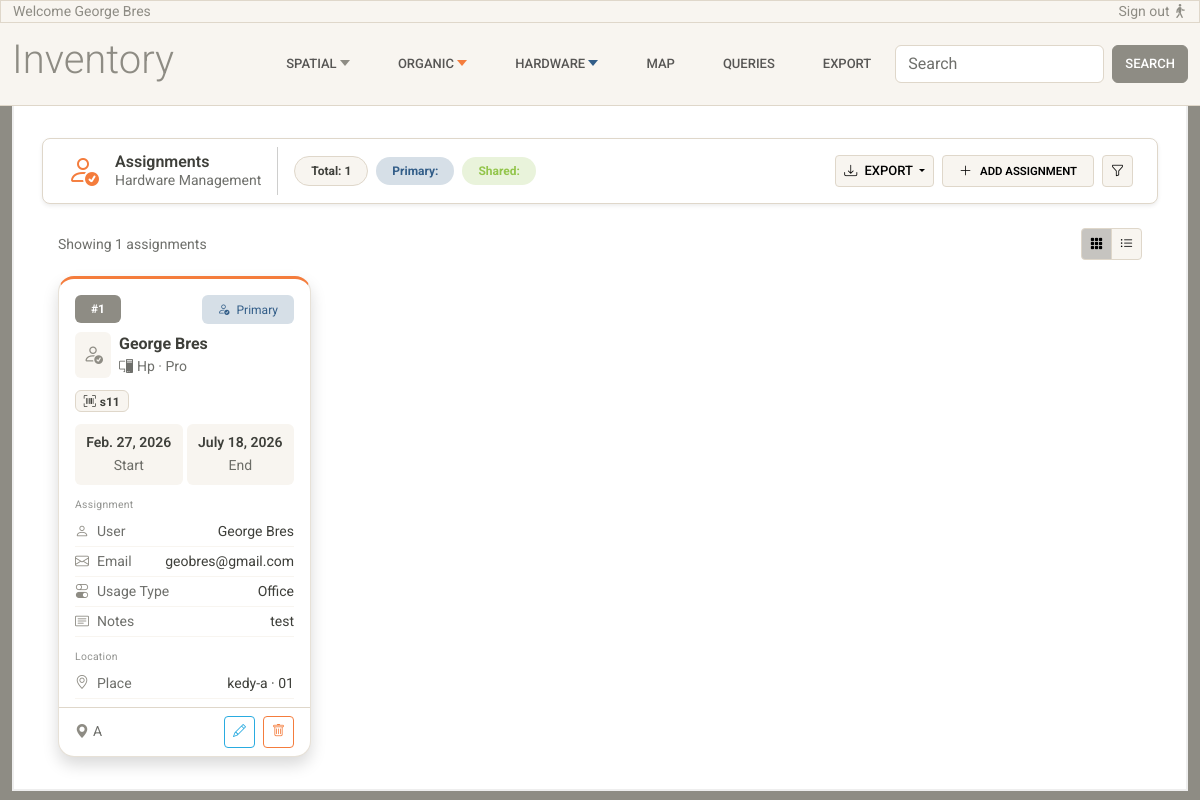
/assignments/, run on the app's committed database.
### inventory/models.py (models this page shows, shortened)
class Assignment(models.Model):
    ASSIGNMENT_TYPE_CHOICES = [
        ("primary", "Primary"),
        ("shared", "Shared"),
        ("temporary", "Temporary"),
    ]
    user = models.ForeignKey(User, on_delete=models.RESTRICT)
    device = models.ForeignKey(Device, on_delete=models.RESTRICT, related_name="assignments")
    assignment_date = models.DateField()
    end_date = models.DateField(blank=True, null=True)
    assignment_type = models.CharField(
        max_length=20,
        choices=ASSIGNMENT_TYPE_CHOICES,
        default="primary"
    )
    notes = models.TextField(blank=True, null=True)

class LifeCycle(models.Model):
    is_active = models.BooleanField(default=True)
    valid_from = models.DateField(default=timezone.now)
    valid_to = models.DateField(null=True, blank=True)
    class Meta:
        abstract = True

class User(LifeCycle):
    STATUS_CHOICES = [
        ("active", "Active"),
        ("retired", "Retired"),
        ("transferred", "Transferred"),
    ]
    name = models.CharField(max_length=200)
    surname = models.CharField(max_length=200)
    email = models.EmailField(unique=True)
    phone = models.CharField(max_length=20, blank=True, null=True)
    general_directorate = models.ForeignKey(
        GeneralDirectorate,
        on_delete=models.RESTRICT
    )
    directorate = models.ForeignKey(
        Directorate,
        null=True,
        blank=True,
        on_delete=models.RESTRICT
    )
    department = models.ForeignKey(
        Department,
        null=True,
        blank=True,
        on_delete=models.RESTRICT
    )
    office = models.ForeignKey(
        Office,
        null=True,
        blank=True,
        on_delete=models.RESTRICT
    )
    status = models.CharField(
        max_length=20,
        choices=STATUS_CHOICES,
        default="active"
    )

class Device(LifeCycle):
    USAGE_TYPE_CHOICES = [
        ("office", "Office"),
        ("laboratory", "Laboratory"),
        ("warehouse", "Warehouse"),
    ]
    brand = models.CharField(max_length=100)
    model = models.CharField(max_length=100, blank=True, null=True)
    serial = models.CharField(max_length=100, unique=True)
    registration_code = models.CharField(
        max_length=100,
        unique=True,
        blank=True,
        null=True
    )
    ip_address = models.CharField(max_length=100, blank=True, null=True, unique=True)
    mac_address = models.CharField(max_length=50, blank=True, null=True, unique=True)
    usage_type = models.CharField(max_length=20, choices=USAGE_TYPE_CHOICES)
    space = models.ForeignKey(
        Space,
        null=True,
        blank=True,
        on_delete=models.RESTRICT,
        related_name="devices",
        help_text="Space where this device is located (για κανονικά γραφεία/δωμάτια)"
    )
    common_area = models.ForeignKey(
        "CommonArea",
        null=True,
        blank=True,
        on_delete=models.RESTRICT,
        related_name="devices",
        help_text="Common area where this device is located (για διαδρόμους/κοινόχρηστους χώρους)"
    )
    socket = models.ForeignKey(
        Socket,
        null=True,
        blank=True,
        on_delete=models.SET_NULL,
        related_name="devices",
        help_text="Socket this device is plugged into (optional)"
    )
    class Meta:
        verbose_name = "Device"
        verbose_name_plural = "Devices"

class Space(LifeCycle):
    room = models.ForeignKey(
        Room,
        on_delete=models.RESTRICT,
        related_name="spaces"
    )
    name = models.CharField(max_length=100)
    position_index = models.PositiveIntegerField()
    objects = SpaceManager()
    class Meta:
        ordering = ["position_index"]
        unique_together = (
            ("room", "position_index"),
        )
        constraints = [
            models.UniqueConstraint(
                Lower("name"), "room",
                name="unique_space_name_per_room_ci"
            )
        ]
    @property
    def building(self):
        return self.room.floor.building
    def __str__(self):
        return f"{self.name}"

class Room(LifeCycle):
    floor = models.ForeignKey(
        Floor,
        on_delete=models.RESTRICT,
        related_name="rooms"
    )
    room_code = models.CharField(max_length=50)
    objects = RoomManager()
    class Meta:
        unique_together = ("floor", "room_code")
    def __str__(self):
        return self.room_code

class Floor(LifeCycle):
    building = models.ForeignKey(
        Building,
        on_delete=models.RESTRICT,
        related_name="floors"
    )
    floor_number = models.IntegerField()
    class Meta:
        unique_together = ("building", "floor_number")
        constraints = [
            models.CheckConstraint(
                condition=models.Q(floor_number__gte=-2),
                name="floor_number_min_minus_2",
                violation_error_message="Ο αριθμός ορόφου δεν μπορεί να είναι μικρότερος του -2."
            )
        ]

class Building(LifeCycle):
    area = models.ForeignKey(
        Area,
        on_delete=models.RESTRICT,
        related_name="buildings"
    )
    name = models.CharField(max_length=150)
    address = models.CharField(max_length=250, blank=True, null=True)
    def __str__(self):
        return self.name

### inventory/views.py (the view)
# urls.py: path('assignments/', views.assignments_list, name='assignments-list'),
def assignments_list(request):
    assignments = Assignment.objects.select_related(
        'user',
        'device__space__room__floor__building__area__city',
        'device__common_area',
    )
    return render(request, 'inventory/assignments-list.html', {'assignments': assignments})

### inventory/templates/inventory/assignments-list.html (shortened to what this page needs)
{% extends 'inventory/base.html' %}
{% load static %}
{% block content %}
<div class="container-fluid">
  <nav class="navbar bg-white border shadow-sm sticky-top px-4 mb-4 rounded-3 z-1">
    <div class="d-flex align-items-center gap-3">
      <i class="bi bi-person-check text-warning fs-2"></i>
      <div class="d-flex flex-column lh-sm">
        <span class="fw-semibold text-dark">Assignments</span>
        <span class="text-muted small">Hardware Management</span>
      </div>
      <div class="d-flex align-items-center gap-2">
        <span class="badge bg-light text-dark border rounded-5 px-3 py-2">Total: {{ assignments|length }}</span>
        <span class="badge bg-primary-subtle text-primary rounded-5 px-3 py-2">Primary: {{ primary_count }}</span>
        <span class="badge bg-success-subtle text-success rounded-5 px-3 py-2">Shared: {{ shared_count }}</span>
      </div>
    </div>
    <div class="d-flex align-items-center gap-2 ms-auto">
      <div class="dropdown">
        <button class="btn btn-sm btn-light border dropdown-toggle" data-bs-toggle="dropdown">
          <i class="bi bi-download me-1"></i> Export
        </button>
      </div>
      <a href="#" class="btn btn-sm btn-light border d-flex align-items-center gap-2 px-3">
        <i class="bi bi-plus-lg"></i>
        <span class="small fw-semibold">Add Assignment</span>
      </a>
      <button class="btn btn-sm btn-light border">
        <i class="bi bi-funnel"></i>
      </button>
    </div>
  </nav>
  <div class="d-flex justify-content-between align-items-center px-3 mb-3">
    <span class="text-muted small">Showing {{ assignments|length }} assignments</span>
    <div class="btn-group btn-group-sm">
      <button class="btn btn-light border active"><i class="bi bi-grid-3x3-gap-fill"></i></button>
      <button class="btn btn-light border"><i class="bi bi-list-ul"></i></button>
    </div>
  </div>
  <div class="px-3">
    <div class="row g-4" data-masonry='{"percentPosition": true, "horizontalOrder": true}'>
      {% for assignment in assignments %}
      <div class="col-12 col-sm-6 col-md-4 col-lg-3">
        <div class="card h-100 shadow rounded-4 overflow-hidden card-hover card-organic">
          <div class="card-header bg-transparent border-0 pt-3 pb-1 px-3">
            <div class="d-flex justify-content-between align-items-center mb-2">
              <span class="badge bg-secondary rounded-2 px-3 py-2">#{{ forloop.counter|stringformat:"d" }}</span>
              <span class="badge {% if assignment.assignment_type == 'primary' %}bg-primary-subtle text-primary{% elif assignment.assignment_type == 'shared' %}bg-success-subtle text-success{% else %}bg-warning-subtle text-warning{% endif %} px-3 py-2 rounded-2 fw-normal">
                <i class="bi {% if assignment.assignment_type == 'primary' %}bi-person-check{% elif assignment.assignment_type == 'shared' %}bi-people{% else %}bi-person-dash{% endif %} me-1"></i>
                {{ assignment.assignment_type|capfirst }}
              </span>
            </div>
            <div class="d-flex align-items-center gap-2">
              <div class="bg-light rounded-2 p-2">
                <i class="bi bi-person-check text-secondary fs-5"></i>
              </div>
              <div>
                <span class="fw-bold text-dark">{{ assignment.user.name|capfirst }} {{ assignment.user.surname|capfirst }}</span>
                <span class="text-muted small d-block"><i class="bi bi-pc-display me-1"></i>{{ assignment.device.brand|capfirst }} · {{ assignment.device.model|capfirst }}</span>
              </div>
            </div>
          </div>
          <div class="px-3 pt-2 pb-1">
            <div class="d-flex flex-wrap gap-2">
              <span class="badge bg-light text-dark border"><i class="bi bi-upc-scan me-1"></i>{{ assignment.device.serial }}</span>
            </div>
          </div>
          <div class="card-body pt-2 pb-2 px-3">
            <div class="row g-1">
              <div class="col-6">
                <div class="bg-light rounded p-2 text-center">
                  <span class="fw-semibold small d-block">{{ assignment.assignment_date }}</span>
                  <span class="text-muted small">Start</span>
                </div>
              </div>
              <div class="col-6">
                <div class="bg-light rounded p-2 text-center">
                  <span class="fw-semibold small d-block">{{ assignment.end_date|default:"—" }}</span>
                  <span class="text-muted small">End</span>
                </div>
              </div>
            </div>
          </div>
          <div class="px-3 pt-1 pb-2">
            <span class="text-muted opacity-75 section-label d-block mb-1">Assignment</span>
            <div class="d-flex align-items-center gap-2 py-1 border-bottom border-light">
              <i class="bi bi-person text-secondary small"></i>
              <div class="d-flex justify-content-between w-100">
                <span class="text-muted small">User</span>
                <span class="text-dark small">{{ assignment.user.name|capfirst }} {{ assignment.user.surname|capfirst }}</span>
              </div>
            </div>
            <div class="d-flex align-items-center gap-2 py-1 border-bottom border-light">
              <i class="bi bi-envelope text-secondary small"></i>
              <div class="d-flex justify-content-between w-100">
                <span class="text-muted small">Email</span>
                <span class="text-dark small">{{ assignment.user.email }}</span>
              </div>
            </div>
            <div class="d-flex align-items-center gap-2 py-1 border-bottom border-light">
              <i class="bi bi-toggles text-secondary small"></i>
              <div class="d-flex justify-content-between w-100">
                <span class="text-muted small">Usage Type</span>
                <span class="text-dark small">{{ assignment.device.usage_type|capfirst }}</span>
              </div>
            </div>
            {% if assignment.notes %}
            <div class="d-flex align-items-center gap-2 py-1 border-bottom border-light">
              <i class="bi bi-card-text text-secondary small"></i>
              <div class="d-flex justify-content-between w-100">
                <span class="text-muted small">Notes</span>
                <span class="text-dark small">{{ assignment.notes|truncatechars:30 }}</span>
              </div>
            </div>
            {% endif %}
          </div>
          <div class="px-3 pt-1 pb-2">
            <span class="text-muted opacity-75 section-label d-block mb-1">Location</span>
            <div class="d-flex align-items-center gap-2 py-1 border-bottom border-light">
              <i class="bi bi-geo-alt text-secondary small"></i>
              <div class="d-flex justify-content-between w-100">
                <span class="text-muted small">Place</span>
                <span class="text-dark small">
                  {% if assignment.device.space %}
                    {{ assignment.device.space.building }} · {{ assignment.device.space.room }}
                  {% elif assignment.device.common_area %}
                    {{ assignment.device.common_area }}
                  {% else %}
                    —
                  {% endif %}
                </span>
              </div>
            </div>
          </div>
          <div class="d-flex justify-content-between align-items-center px-3 py-2 border-top">
            <div class="d-flex align-items-center gap-1 small text-muted">
              <i class="bi bi-geo-alt-fill text-secondary"></i>
              {% if assignment.device.space %}
                {{ assignment.device.space }}
              {% elif assignment.device.common_area %}
                {{ assignment.device.common_area }}
              {% endif %}
            </div>
            <div class="d-flex gap-2">
              <button class="btn btn-sm btn-outline-info border-1"><i class="bi bi-pencil"></i></button>
              <button class="btn btn-sm btn-outline-warning border-1"><i class="bi bi-trash"></i></button>
            </div>
          </div>
        </div>
      </div>
      {% endfor %}
    </div>
  </div>
</div>
{% endblock %}

### inventory/static/inventory/css/base.css (style rules this page uses)
body { padding-top: 0px; }
.card { border-radius: 0.5rem; }
.card-hover { transition: transform .2s ease-in-out, box-shadow .2s ease-in-out; }
.section-label { font-size: 0.65rem; letter-spacing: 0.03em; }
.card-organic { border-top: 3px solid var(--bs-warning) !important; }

### inventory/templates/inventory/assignments-list.html (style rules this page uses)
.card-hover { transition: transform .2s ease-in-out, box-shadow .2s ease-in-out; }
.section-label { font-size: 0.65rem; letter-spacing: 0.03em; }

### data on the page
Assignment: assignment_type "Primary", user.name "George", user.surname "Bres", device.brand "Hp", device.model "Pro", device.serial "s11", assignment_date "Feb. 27, 2026", end_date "July 18, 2026", user.email "geobres@gmail.com", device.usage_type "Office", notes "test", device.space.building "kedy-a", device.space.room "01", device.space "A"

### other printed values
{{ assignments|length }} "1"
